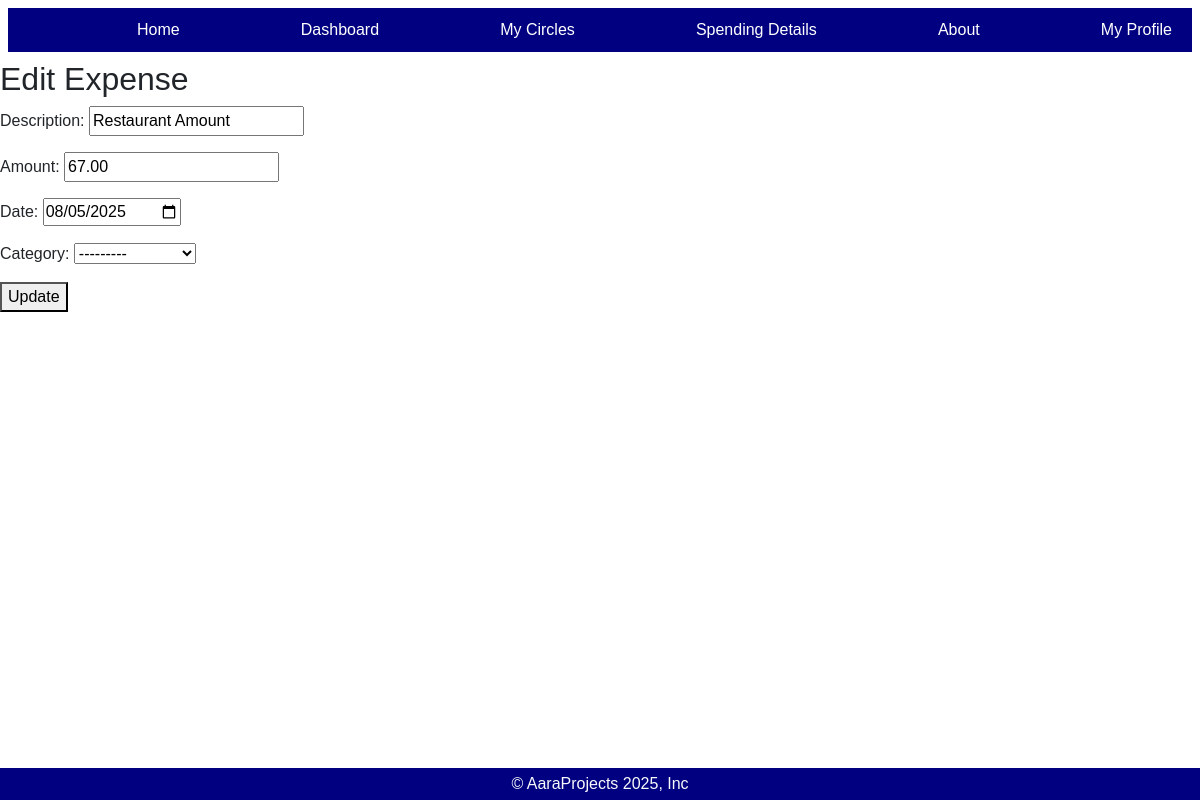
The page /EditExpense/edit/3/ (signed in) on the database its author committed.
### myapp/models.py (models this page shows, shortened)
class Expense(models.Model):
    description=models.CharField(max_length=100)
    user=models.ForeignKey(settings.AUTH_USER_MODEL,on_delete=models.CASCADE)
    amount=models.DecimalField(max_digits=10,decimal_places=2)
    date=models.DateField()
    circle=models.ForeignKey(MyCircle,on_delete=models.CASCADE)
    category=models.ForeignKey(Category,on_delete=models.SET_NULL,null=True)

### myapp/views.py (the view)
# urls.py: path('EditExpense/edit/<int:expense_id>/',views.edit_expense,name='edit_expense'),
@login_required
def edit_expense(request,expense_id):
    expense = get_object_or_404(Expense, id=expense_id)
    if expense.user!=request.user:
        return HttpResponseForbidden("You're not allowed to edit a response")
    if request.method == 'POST':
        form = ExpenseForm(request.POST, instance=expense) #copy same expense form
        if form.is_valid():
            form.save()
            return redirect('my_expense', circle_id=expense.circle.id)  # redirect to same circle
    else:
        form = ExpenseForm(instance=expense)
    return render(request, 'edit_expense.html', {'form': form, 'expense': expense})

### myapp/forms.py
class ExpenseForm(forms.ModelForm):
    class Meta:
        model=Expense
        fields=['description','amount','date','category']
        widgets={'date':forms.DateInput(attrs={'type':'date'})}

### myapp/models.py (called while the page is built)
    def __str__(self):
        return self.name

### myapp/templates/edit_expense.html (shortened to what this page needs)
{% extends 'base.html' %}
{% block content %}
<h2>Edit Expense</h2>
<form method="POST">
    {{ form.as_p }}
    <button type="submit">Update</button>
</form>
{% endblock %}

### myapp/static/home.css (style rules this page uses)
* { font-family:'Franklin Gothic Medium', 'Arial Narrow', Arial, sans-serif; }
html,body { height:100%, margin:0 }

### myapp/templates/base.html (style rules this page uses)
html, body { height: 100%; margin: 0; padding: 0; }
body { display: flex; flex-direction: column; min-height: 100vh; }

### rows shown on the page
Expense: description "Restaurant Amount", amount "67.00", date "08/05/2025", category "---------"
